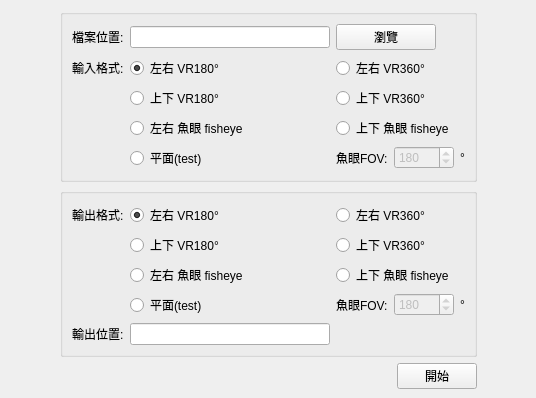
<?xml version="1.0" encoding="UTF-8"?>
<ui version="4.0">
 <class>MainWindow</class>
 <widget class="QMainWindow" name="MainWindow">
  <property name="geometry">
   <rect>
    <x>0</x>
    <y>0</y>
    <width>536</width>
    <height>373</height>
   </rect>
  </property>
  <property name="windowTitle">
   <string>VR影片格式轉換</string>
  </property>
  <widget class="QWidget" name="centralwidget">
   <layout class="QGridLayout" name="gridLayout_2">
    <item row="1" column="1">
     <widget class="QGroupBox" name="inputGroup">
      <layout class="QGridLayout" name="gridLayout_3">
       <item row="0" column="1">
        <widget class="QLineEdit" name="input_filePath">
         <property name="minimumSize">
          <size>
           <width>200</width>
           <height>0</height>
          </size>
         </property>
        </widget>
       </item>
       <item row="3" column="1">
        <widget class="QRadioButton" name="input_ud_180">
         <property name="text">
          <string>上下 VR180°</string>
         </property>
        </widget>
       </item>
       <item row="4" column="1">
        <widget class="QRadioButton" name="input_lr_fisheye">
         <property name="text">
          <string>左右 魚眼 fisheye</string>
         </property>
        </widget>
       </item>
       <item row="2" column="1">
        <widget class="QRadioButton" name="input_lr_180">
         <property name="cursor">
          <cursorShape>ArrowCursor</cursorShape>
         </property>
         <property name="text">
          <string>左右 VR180°</string>
         </property>
         <property name="checked">
          <bool>true</bool>
         </property>
         <property name="autoExclusive">
          <bool>true</bool>
         </property>
        </widget>
       </item>
       <item row="3" column="2">
        <widget class="QRadioButton" name="input_ud_360">
         <property name="text">
          <string>上下 VR360°</string>
         </property>
        </widget>
       </item>
       <item row="2" column="2">
        <widget class="QRadioButton" name="input_lr_360">
         <property name="text">
          <string>左右 VR360°</string>
         </property>
        </widget>
       </item>
       <item row="0" column="0">
        <widget class="QLabel" name="label">
         <property name="text">
          <string>檔案位置:</string>
         </property>
        </widget>
       </item>
       <item row="0" column="2">
        <widget class="QPushButton" name="browseBtn">
         <property name="maximumSize">
          <size>
           <width>100</width>
           <height>16777215</height>
          </size>
         </property>
         <property name="text">
          <string>瀏覽</string>
         </property>
        </widget>
       </item>
       <item row="1" column="1">
        <spacer name="verticalSpacer_4">
         <property name="orientation">
          <enum>Qt::Vertical</enum>
         </property>
         <property name="sizeHint" stdset="0">
          <size>
           <width>20</width>
           <height>40</height>
          </size>
         </property>
        </spacer>
       </item>
       <item row="2" column="0">
        <widget class="QLabel" name="label_5">
         <property name="text">
          <string>輸入格式:</string>
         </property>
        </widget>
       </item>
       <item row="5" column="1">
        <widget class="QRadioButton" name="input_flat">
         <property name="text">
          <string>平面(test)</string>
         </property>
        </widget>
       </item>
       <item row="5" column="2">
        <layout class="QHBoxLayout" name="horizontalLayout">
         <property name="sizeConstraint">
          <enum>QLayout::SetDefaultConstraint</enum>
         </property>
         <item>
          <widget class="QLabel" name="label_2">
           <property name="maximumSize">
            <size>
             <width>100</width>
             <height>16777215</height>
            </size>
           </property>
           <property name="text">
            <string>魚眼FOV:</string>
           </property>
          </widget>
         </item>
         <item>
          <widget class="QSpinBox" name="input_fov">
           <property name="enabled">
            <bool>false</bool>
           </property>
           <property name="minimumSize">
            <size>
             <width>60</width>
             <height>0</height>
            </size>
           </property>
           <property name="maximumSize">
            <size>
             <width>80</width>
             <height>16777215</height>
            </size>
           </property>
           <property name="maximum">
            <number>360</number>
           </property>
           <property name="value">
            <number>180</number>
           </property>
          </widget>
         </item>
         <item>
          <widget class="QLabel" name="label_7">
           <property name="text">
            <string>°</string>
           </property>
          </widget>
         </item>
        </layout>
       </item>
       <item row="4" column="2">
        <widget class="QRadioButton" name="input_ud_fisheye">
         <property name="text">
          <string>上下 魚眼 fisheye</string>
         </property>
        </widget>
       </item>
      </layout>
     </widget>
    </item>
    <item row="0" column="1">
     <spacer name="verticalSpacer">
      <property name="orientation">
       <enum>Qt::Vertical</enum>
      </property>
      <property name="sizeHint" stdset="0">
       <size>
        <width>20</width>
        <height>40</height>
       </size>
      </property>
     </spacer>
    </item>
    <item row="4" column="1">
     <spacer name="verticalSpacer_2">
      <property name="orientation">
       <enum>Qt::Vertical</enum>
      </property>
      <property name="sizeHint" stdset="0">
       <size>
        <width>20</width>
        <height>40</height>
       </size>
      </property>
     </spacer>
    </item>
    <item row="1" column="0">
     <spacer name="horizontalSpacer">
      <property name="orientation">
       <enum>Qt::Horizontal</enum>
      </property>
      <property name="sizeHint" stdset="0">
       <size>
        <width>40</width>
        <height>20</height>
       </size>
      </property>
     </spacer>
    </item>
    <item row="6" column="1">
     <layout class="QHBoxLayout" name="horizontalLayout_3">
      <item>
       <spacer name="horizontalSpacer_3">
        <property name="orientation">
         <enum>Qt::Horizontal</enum>
        </property>
        <property name="sizeHint" stdset="0">
         <size>
          <width>40</width>
          <height>20</height>
         </size>
        </property>
       </spacer>
      </item>
      <item>
       <widget class="QLabel" name="labelTimer">
        <property name="text">
         <string/>
        </property>
       </widget>
      </item>
      <item>
       <widget class="QPushButton" name="startBtn">
        <property name="maximumSize">
         <size>
          <width>100</width>
          <height>16777215</height>
         </size>
        </property>
        <property name="text">
         <string>開始</string>
        </property>
       </widget>
      </item>
     </layout>
    </item>
    <item row="2" column="1">
     <spacer name="verticalSpacer_5">
      <property name="orientation">
       <enum>Qt::Vertical</enum>
      </property>
      <property name="sizeHint" stdset="0">
       <size>
        <width>20</width>
        <height>40</height>
       </size>
      </property>
     </spacer>
    </item>
    <item row="1" column="2">
     <spacer name="horizontalSpacer_2">
      <property name="orientation">
       <enum>Qt::Horizontal</enum>
      </property>
      <property name="sizeHint" stdset="0">
       <size>
        <width>40</width>
        <height>20</height>
       </size>
      </property>
     </spacer>
    </item>
    <item row="3" column="1">
     <widget class="QGroupBox" name="outputGroup">
      <layout class="QGridLayout" name="gridLayout">
       <item row="0" column="0">
        <widget class="QLabel" name="label_3">
         <property name="text">
          <string>輸出格式:</string>
         </property>
        </widget>
       </item>
       <item row="5" column="0">
        <widget class="QLabel" name="label_6">
         <property name="text">
          <string>輸出位置:</string>
         </property>
        </widget>
       </item>
       <item row="0" column="2">
        <widget class="QRadioButton" name="output_lr_360">
         <property name="text">
          <string>左右 VR360°</string>
         </property>
        </widget>
       </item>
       <item row="0" column="1">
        <widget class="QRadioButton" name="output_lr_180">
         <property name="text">
          <string>左右 VR180°</string>
         </property>
         <property name="checked">
          <bool>true</bool>
         </property>
        </widget>
       </item>
       <item row="1" column="2">
        <widget class="QRadioButton" name="output_ud_360">
         <property name="text">
          <string>上下 VR360°</string>
         </property>
        </widget>
       </item>
       <item row="1" column="1">
        <widget class="QRadioButton" name="output_ud_180">
         <property name="text">
          <string>上下 VR180°</string>
         </property>
        </widget>
       </item>
       <item row="5" column="1">
        <widget class="QLineEdit" name="output_filePath">
         <property name="minimumSize">
          <size>
           <width>200</width>
           <height>0</height>
          </size>
         </property>
        </widget>
       </item>
       <item row="4" column="1">
        <spacer name="verticalSpacer_3">
         <property name="orientation">
          <enum>Qt::Vertical</enum>
         </property>
         <property name="sizeHint" stdset="0">
          <size>
           <width>20</width>
           <height>40</height>
          </size>
         </property>
        </spacer>
       </item>
       <item row="2" column="1">
        <widget class="QRadioButton" name="output_lr_fisheye">
         <property name="text">
          <string>左右 魚眼 fisheye</string>
         </property>
        </widget>
       </item>
       <item row="3" column="1">
        <widget class="QRadioButton" name="output_flat">
         <property name="text">
          <string>平面(test)</string>
         </property>
        </widget>
       </item>
       <item row="3" column="2">
        <layout class="QHBoxLayout" name="horizontalLayout_2">
         <item>
          <widget class="QLabel" name="label_4">
           <property name="enabled">
            <bool>true</bool>
           </property>
           <property name="maximumSize">
            <size>
             <width>100</width>
             <height>16777215</height>
            </size>
           </property>
           <property name="text">
            <string>魚眼FOV:</string>
           </property>
          </widget>
         </item>
         <item>
          <widget class="QSpinBox" name="output_fov">
           <property name="enabled">
            <bool>false</bool>
           </property>
           <property name="minimumSize">
            <size>
             <width>60</width>
             <height>0</height>
            </size>
           </property>
           <property name="maximumSize">
            <size>
             <width>80</width>
             <height>16777215</height>
            </size>
           </property>
           <property name="maximum">
            <number>360</number>
           </property>
           <property name="value">
            <number>180</number>
           </property>
          </widget>
         </item>
         <item>
          <widget class="QLabel" name="label_8">
           <property name="text">
            <string>°</string>
           </property>
          </widget>
         </item>
        </layout>
       </item>
       <item row="2" column="2">
        <widget class="QRadioButton" name="output_ud_fisheye">
         <property name="text">
          <string>上下 魚眼 fisheye</string>
         </property>
        </widget>
       </item>
      </layout>
     </widget>
    </item>
   </layout>
  </widget>
 </widget>
 <resources/>
 <connections/>
</ui>
